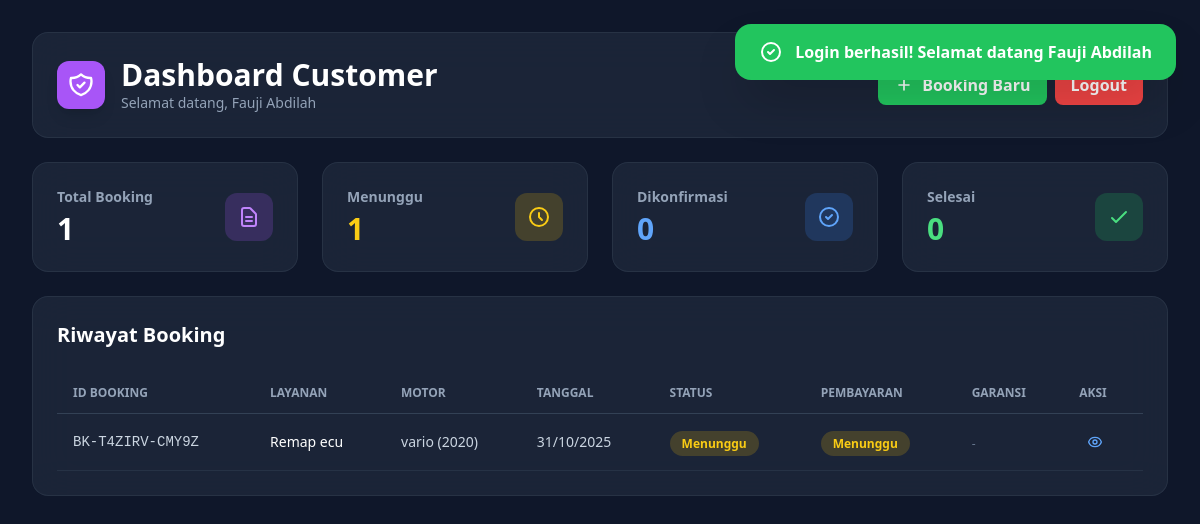
The page /user-dashboard.php (signed in) on the database its author committed.
### tables this page shows
CREATE TABLE `payments` (
  `id` int(11) NOT NULL AUTO_INCREMENT,
  `booking_id` int(11) NOT NULL,
  `payment_method` enum('dana','gopay','ovo','bca','mandiri') DEFAULT 'dana',
  `amount` decimal(10,2) NOT NULL,
  `payment_number` varchar(50) DEFAULT NULL,
  `proof_image` varchar(255) DEFAULT NULL,
  `status` enum('pending','verified','rejected') DEFAULT 'pending',
  `verified_by` int(11) DEFAULT NULL,
  `verified_at` datetime DEFAULT NULL,
  `notes` text DEFAULT NULL,
  `created_at` timestamp NOT NULL DEFAULT current_timestamp(),
  `updated_at` timestamp NOT NULL DEFAULT current_timestamp() ON UPDATE current_timestamp(),
  PRIMARY KEY (`id`),
  UNIQUE KEY `booking_id` (`booking_id`),
  KEY `status` (`status`),
  KEY `verified_by` (`verified_by`),
  CONSTRAINT `payments_ibfk_1` FOREIGN KEY (`booking_id`) REFERENCES `bookings` (`id`) ON DELETE CASCADE,
  CONSTRAINT `payments_ibfk_2` FOREIGN KEY (`verified_by`) REFERENCES `admins` (`id`) ON DELETE SET NULL
);

CREATE TABLE `bookings` (
  `id` int(11) NOT NULL AUTO_INCREMENT,
  `booking_id` varchar(20) NOT NULL,
  `user_id` int(11) NOT NULL,
  `service_type` enum('remap_ecu','tuning','maintenance') NOT NULL DEFAULT 'remap_ecu',
  `vehicle_model` varchar(100) NOT NULL,
  `vehicle_year` int(4) DEFAULT NULL,
  `description` text DEFAULT NULL,
  `booking_date` datetime NOT NULL,
  `preferred_date` date DEFAULT NULL,
  `status` enum('pending','confirmed','in_progress','completed','cancelled') DEFAULT 'pending',
  `total_price` decimal(10,2) DEFAULT 0.00,
  `created_at` timestamp NOT NULL DEFAULT current_timestamp(),
  `updated_at` timestamp NOT NULL DEFAULT current_timestamp() ON UPDATE current_timestamp(),
  PRIMARY KEY (`id`),
  UNIQUE KEY `booking_id` (`booking_id`),
  KEY `user_id` (`user_id`),
  KEY `status` (`status`),
  KEY `booking_date` (`booking_date`),
  CONSTRAINT `bookings_ibfk_1` FOREIGN KEY (`user_id`) REFERENCES `users` (`id`) ON DELETE CASCADE
);

### user-dashboard.php (the view, shortened to what the rows shown need)
<?php
require_once 'config.php';
require_once 'functions.php';
$user = getCurrentUser();
$bookings = getBookingsByUser($user['id']);
?>
<!DOCTYPE html>
<html lang="id">
<head>
    <script src="https://cdn.tailwindcss.com"></script>
</head>
<body class="bg-slate-900 min-h-screen fade-in">
    <div class="p-4 lg:p-8">
        <div class="max-w-7xl mx-auto">
            <div class="glass-card rounded-2xl p-6 mb-6 slide-up">
                <div class="flex flex-col lg:flex-row justify-between items-start lg:items-center gap-4">
                    <div class="flex items-center gap-4">
                        <div>
                            <h1 class="text-2xl lg:text-3xl font-bold text-white">Dashboard Customer</h1>
                        </div>
                    </div>
                </div>
            </div>
            <?php
            $stats = [
                'total' => count($bookings),
                'pending' => count(array_filter($bookings, fn($b) => $b['status'] === 'pending')),
                'confirmed' => count(array_filter($bookings, fn($b) => $b['status'] === 'confirmed')),
                'completed' => count(array_filter($bookings, fn($b) => $b['status'] === 'completed'))
            ];
            ?>
            <div class="grid grid-cols-1 md:grid-cols-4 gap-6 mb-6">
                <div class="glass-card rounded-2xl p-6 stat-card slide-up" style="animation-delay: 0.1s;">
                    <div class="flex items-center justify-between">
                        <div>
                            <p class="text-slate-400 text-sm font-semibold mb-1">Total Booking</p>
                            <p class="text-3xl font-bold text-white"><?php echo $stats['total']; ?></p>
                        </div>
                    </div>
                </div>
                <div class="glass-card rounded-2xl p-6 stat-card slide-up" style="animation-delay: 0.2s;">
                    <div class="flex items-center justify-between">
                        <div>
                            <p class="text-slate-400 text-sm font-semibold mb-1">Menunggu</p>
                            <p class="text-3xl font-bold text-yellow-400"><?php echo $stats['pending']; ?></p>
                        </div>
                    </div>
                </div>
                <div class="glass-card rounded-2xl p-6 stat-card slide-up" style="animation-delay: 0.3s;">
                    <div class="flex items-center justify-between">
                        <div>
                            <p class="text-slate-400 text-sm font-semibold mb-1">Dikonfirmasi</p>
                            <p class="text-3xl font-bold text-blue-400"><?php echo $stats['confirmed']; ?></p>
                        </div>
                    </div>
                </div>
                <div class="glass-card rounded-2xl p-6 stat-card slide-up" style="animation-delay: 0.4s;">
                    <div class="flex items-center justify-between">
                        <div>
                            <p class="text-slate-400 text-sm font-semibold mb-1">Selesai</p>
                            <p class="text-3xl font-bold text-green-400"><?php echo $stats['completed']; ?></p>
                        </div>
                    </div>
                </div>
            </div>
            <div class="glass-card rounded-2xl p-6 slide-up" style="animation-delay: 0.5s;">
                <div class="flex flex-col lg:flex-row justify-between items-start lg:items-center gap-4 mb-6">
                    <h2 class="text-xl font-bold text-white">Riwayat Booking</h2>
                </div>
                <?php if (empty($bookings)): ?>
                    <div class="text-center py-12">
                        <div class="w-16 h-16 bg-slate-700 rounded-full flex items-center justify-center mx-auto mb-4">
                            <svg class="w-8 h-8 text-slate-500" fill="none" stroke="currentColor" viewBox="0 0 24 24">
                                <path stroke-linecap="round" stroke-linejoin="round" stroke-width="2" d="M8 7V3m8 4V3m-9 8h10M5 21h14a2 2 0 002-2V7a2 2 0 00-2-2H5a2 2 0 00-2 2v12a2 2 0 002 2z"></path>
                            </svg>
                        </div>
                        <p class="text-slate-400 mb-4">Belum ada booking</p>
                        <a href="booking.php" class="px-6 py-3 bg-blue-500 hover:bg-blue-600 text-white rounded-lg font-semibold transition">
                            Buat Booking Pertama
                        </a>
                    </div>
                <?php else: ?>
                    <div class="overflow-x-auto">
                        <table class="w-full">
                            <thead>
                                <tr class="border-b border-slate-700">
                                    <th class="px-4 py-3 text-left text-xs font-semibold text-slate-400 uppercase">ID Booking</th>
                                    <th class="px-4 py-3 text-left text-xs font-semibold text-slate-400 uppercase">Layanan</th>
                                    <th class="px-4 py-3 text-left text-xs font-semibold text-slate-400 uppercase">Motor</th>
                                    <th class="px-4 py-3 text-left text-xs font-semibold text-slate-400 uppercase">Tanggal</th>
                                    <th class="px-4 py-3 text-left text-xs font-semibold text-slate-400 uppercase">Status</th>
                                    <th class="px-4 py-3 text-left text-xs font-semibold text-slate-400 uppercase">Pembayaran</th>
                                    <th class="px-4 py-3 text-left text-xs font-semibold text-slate-400 uppercase">Garansi</th>
                                    <th class="px-4 py-3 text-left text-xs font-semibold text-slate-400 uppercase">Aksi</th>
                                </tr>
                            </thead>
                            <tbody>
                                <?php foreach ($bookings as $booking): ?>
                                <tr class="border-b border-slate-700 border-opacity-50 hover:bg-slate-700 hover:bg-opacity-30 transition">
                                    <td class="px-4 py-3 text-sm font-mono text-slate-300"><?php echo htmlspecialchars($booking['booking_id']); ?></td>
                                    <td class="px-4 py-3 text-sm text-white"><?php echo ucfirst(str_replace('_', ' ', $booking['service_type'])); ?></td>
                                    <td class="px-4 py-3 text-sm text-slate-300"><?php echo htmlspecialchars($booking['vehicle_model']); ?> (<?php echo $booking['vehicle_year']; ?>)</td>
                                    <td class="px-4 py-3 text-sm text-slate-300"><?php echo date('d/m/Y', strtotime($booking['preferred_date'])); ?></td>
                                    <td class="px-4 py-3">
                                        <span class="px-3 py-1 rounded-full text-xs font-semibold
                                            <?php
                                            switch($booking['status']) {
                                                case 'pending': echo 'bg-yellow-500 bg-opacity-20 text-yellow-400'; break;
                                            }
                                            ?>">
                                            <?php
                                            switch($booking['status']) {
                                                case 'pending': echo 'Menunggu'; break;
                                            }
                                            ?>
                                        </span>
                                    </td>
                                    <td class="px-4 py-3">
                                        <?php if ($booking['payment_status']): ?>
                                            <span class="px-3 py-1 rounded-full text-xs font-semibold
                                                <?php
                                                switch($booking['payment_status']) {
                                                    case 'pending': echo 'bg-yellow-500 bg-opacity-20 text-yellow-400'; break;
                                                }
                                                ?>">
                                                <?php
                                                switch($booking['payment_status']) {
                                                    case 'pending': echo 'Menunggu'; break;
                                                }
                                                ?>
                                            </span>
                                        <?php else: ?>
                                            <span class="text-slate-500 text-xs">-</span>
                                        <?php endif; ?>
                                    </td>
                                    <td class="px-4 py-3">
                                        <?php if ($booking['warranty_id']): ?>
                                            <div class="text-center">
                                                <div class="text-xs font-mono text-slate-300 mb-1"><?php echo htmlspecialchars($booking['warranty_id']); ?></div>
                                                <span class="px-2 py-1 rounded-full text-xs font-semibold
                                                    <?php echo $booking['warranty_active'] ? 'bg-green-500 bg-opacity-20 text-green-400' : 'bg-red-500 bg-opacity-20 text-red-400'; ?>">
                                                    <?php echo $booking['warranty_active'] ? $booking['warranty_days_remaining'] . ' hari' : 'Expired'; ?>
                                                </span>
                                            </div>
                                        <?php else: ?>
                                            <span class="text-slate-500 text-xs">-</span>
                                        <?php endif; ?>
                                    </td>
                                    <td class="px-4 py-3">
                                        <div class="flex gap-2">
                                            <a href="booking-detail.php?id=<?php echo $booking['id']; ?>" class="p-2 text-blue-400 hover:bg-blue-500 hover:bg-opacity-20 rounded-lg transition btn-action" title="Detail">
                                            </a>
                                        </div>
                                    </td>
                                </tr>
                                <?php endforeach; ?>
                            </tbody>
                        </table>
                    </div>
                <?php endif; ?>
            </div>
        </div>
    </div>
</body>
</html>

### rows shown on the page
payments: booking.status "1", booking.status "0", booking.booking_id "BK-T4ZIRV-CMY9Z", booking.service_type "Remap ecu", booking.vehicle_model "vario", booking.vehicle_year "2020", booking.preferred_date "31/10/2025", status "Menunggu"

### other values the page prints
$flash['message'] "Login berhasil! Selamat datang Fauji Abdilah"
$user['full_name'] "Fauji Abdilah"
